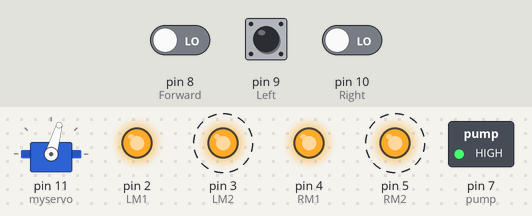
A sketch run on a simulated Arduino Uno, built with avr-gcc and run on an emulated ATmega328P. Parts: servo, switched loads named in the sketch (green lamp = pin HIGH), output pins drawn as LEDs (lit = HIGH). Dashed ring = blinking. The test bench sets the inputs (shaded band); at power-on: pin 8 (Forward) LOW, pin 9 (Left) LOW, pin 10 (Right) LOW.

Above: at 3.18 s.
5.4 s: pin 8 (Forward) driven HIGH
At 8.2 s:
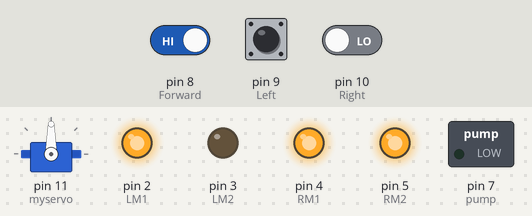
8.9 s: pin 9 (Left) pulled HIGH for 2.65 s
At 9.3 s:
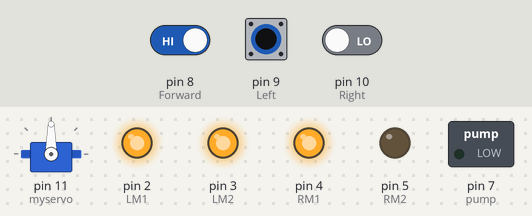
13.0 s: pin 8 (Forward) driven LOW
At 13.61 s:
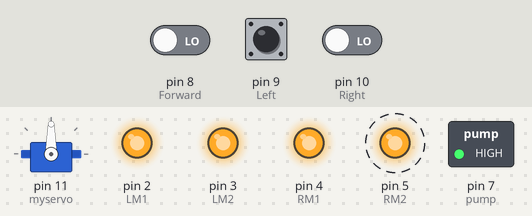
16.5 s: pin 8 (Forward) driven HIGH and pin 9 (Left) driven HIGH and pin 10 (Right) driven HIGH
At 18.6 s:
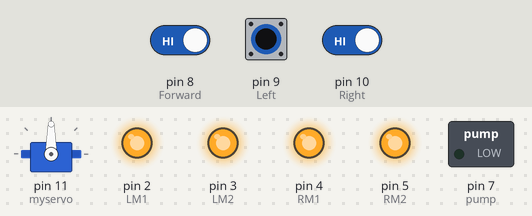
19.5 s: pin 9 (Left) driven LOW
At 20.8 s:
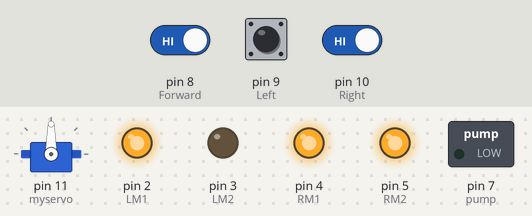
Timing chart, 0 to 22.5 s (numbered marks = the images above; inputs shaded):
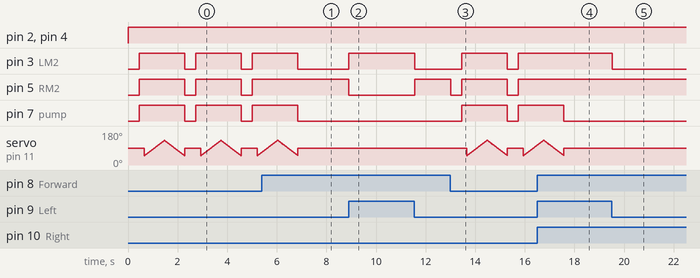

Measured:
- after the input at 5.4 s, pin 3 (LM2), pin 7 (pump): goes on until 6.8 s, then stays LOW; pin 5 (RM2): stays HIGH (without the input it goes to LOW after 1.4 s); servo on pin 11 (myservo): goes on until 6.8 s, then stays 90°
- after the input at 8.9 s, pin 3 (LM2): LOW → HIGH at once, → LOW 2.7 s later; pin 5 (RM2): HIGH → LOW at once, → HIGH 2.7 s later
- after the input at 13.0 s, pin 3 (LM2), pin 7 (pump): LOW → HIGH after 0.46 s, → LOW 1.8 s later, → HIGH 0.45 s later; pin 5 (RM2): alternates HIGH for 1.8 s and LOW for 0.45 s, starting at once
- after the input at 16.5 s, pin 3 (LM2), pin 5 (RM2): stays HIGH (without the input it goes to LOW after 1.1 s); pin 7 (pump): goes on until 17.6 s, then stays LOW; servo on pin 11 (myservo): goes on until 17.6 s, then stays 90°
- after the input at 19.5 s, pin 3 (LM2): HIGH → LOW at once
- by itself, pin 3 (LM2), pin 5 (RM2), pin 7 (pump): alternates HIGH for 1.8 s and LOW for 0.45 s

The sketch:

Fire_Fighting_Robot.ino
```cpp
/*------ Code for Fire Fighting Robot using Arduino ---- */

#include <Servo.h>  //include servo.h library
Servo myservo;

int pos = 0;
boolean fire = false;

#define Left 9      // left sensor
#define Right 10    // right sensor
#define Forward 8   //front sensor

#define LM1 2       // left motor
#define LM2 3       // left motor
#define RM1 4       // right motor
#define RM2 5       // right motor
#define pump 7      // water pump

void setup()
{
  pinMode(Left, INPUT);
  pinMode(Right, INPUT);
  pinMode(Forward, INPUT);
  pinMode(LM1, OUTPUT);
  pinMode(LM2, OUTPUT);
  pinMode(RM1, OUTPUT);
  pinMode(RM2, OUTPUT);
  pinMode(pump, OUTPUT);

  myservo.attach(11);
  myservo.write(90);
}

void put_off_fire()
{
  delay(400);

  digitalWrite(LM1, HIGH);
  digitalWrite(LM2, HIGH);
  digitalWrite(RM1, HIGH);
  digitalWrite(RM2, HIGH);

  digitalWrite(pump, HIGH);
  delay(200);

  for (pos = 50; pos <= 130; pos += 1)
  {
    myservo.write(pos);
    delay(10);
  }

  for (pos = 130; pos >= 50; pos -= 1)
  {
    myservo.write(pos);
    delay(10);
  }

  digitalWrite(pump, LOW);
  myservo.write(90);

  fire = false;
}

void loop()
{
  myservo.write(90);  //Sweep_Servo();

  if (digitalRead(Left) == 1 && digitalRead(Right)== 1 && digitalRead(Forward) == 1)
  {
    digitalWrite(LM1, HIGH);
    digitalWrite(LM2, HIGH);
    digitalWrite(RM1, HIGH);
    digitalWrite(RM2, HIGH);
  }

  else if (digitalRead(Forward) == 0)
  {
    digitalWrite(LM1, HIGH);
    digitalWrite(LM2, LOW);
    digitalWrite(RM1, HIGH);
    digitalWrite(RM2, LOW);
    fire = true;
  }

  else if (digitalRead(Left) == 0)
  {
    digitalWrite(LM1, HIGH);
    digitalWrite(LM2, LOW);
    digitalWrite(RM1, HIGH);
    digitalWrite(RM2, HIGH);
  }

  else if (digitalRead(Right) == 0)
  {
    digitalWrite(LM1, HIGH);
    digitalWrite(LM2, HIGH);
    digitalWrite(RM1, HIGH);
    digitalWrite(RM2, LOW);
  }

  delay(50); //change this value to increase the distance

  while (fire == true)
  {
    put_off_fire();
  }
}
```
